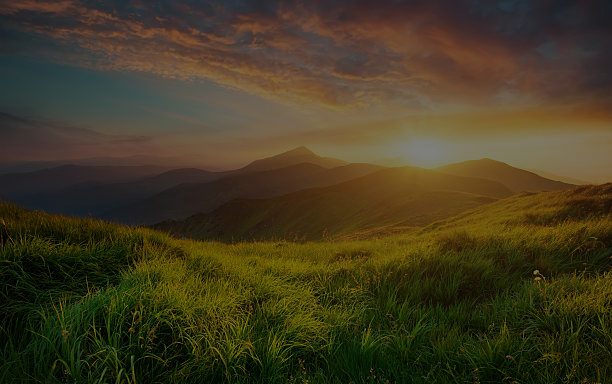
#> input picture Q6_bit-planeslicing/low_light.jpg, 612 x 384 px
$ python bitplane.py
#> lines starting #> are read from the running program, lines starting #| are printed output that depends on the picture
import numpy as np
from PIL import Image
import os
# Read grayscale images
low_img = np.array(Image.open("low_light.jpg").convert("L"))
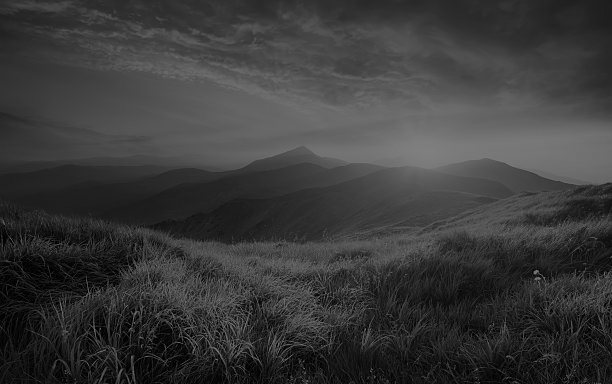
#> low_img: shape (384, 612); min 0, max 127, mean 58.1
brt_img = np.array(Image.open("bright_light.jpg").convert("L"))
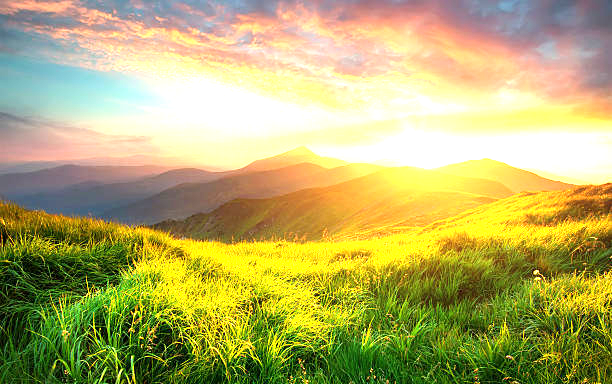
#> input picture Q6_bit-planeslicing/bright_light.jpg, 612 x 384 px
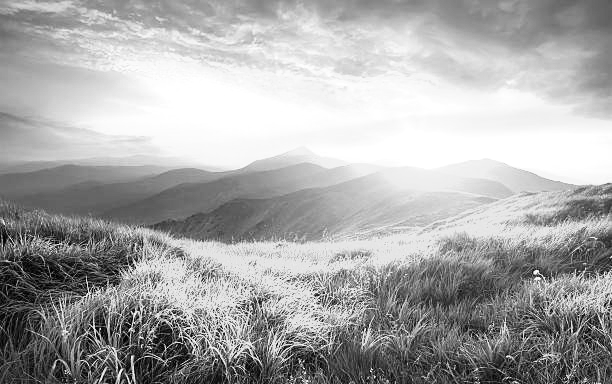
#> brt_img: shape (384, 612); min 0, max 255, mean 168.7
out_dir = "bitplane_results/"
os.makedirs(out_dir, exist_ok=True)
# Function: reconstruct using lowest 3 bit-planes
# keeps bits 0,1,2 → scales back to 0–255 range
def rec_low3(img):
    bits3 = img & 7          # keep only last 3 bits (0–7)
    return (bits3 * 255 // 7).astype(np.uint8)
# ---- Low-light image ----
low_rec = rec_low3(low_img)                                # reconstructed
low_diff = np.abs(low_img - low_rec).astype(np.uint8)    # diff of original-reconstructed using lowest 3 bit-planes for light img
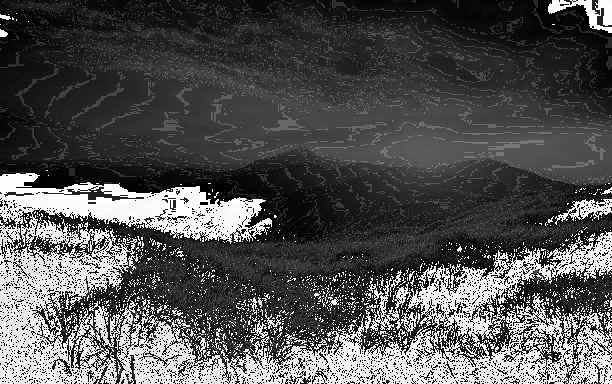
#> low_diff: shape (384, 612); min 0, max 255, mean 82.8
Image.fromarray(low_rec).save(f"{out_dir}/low_reconstructed.png")
Image.fromarray(low_diff).save(f"{out_dir}/low_diff.png")
# ---- Bright-light image ----
brt_rec = rec_low3(brt_img)                                # reconstructed
#> in rec_low3 (call 2), `bits3 = img & 7`:
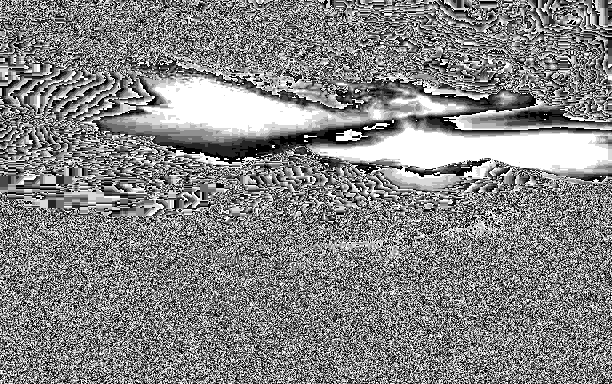
#> bits3: shape (384, 612); min 0, max 7, mean 3.66; drawn with min black and max white
#> in rec_low3 (call 2), `return (bits3 * 255 // 7).astype(np.uint8)`:
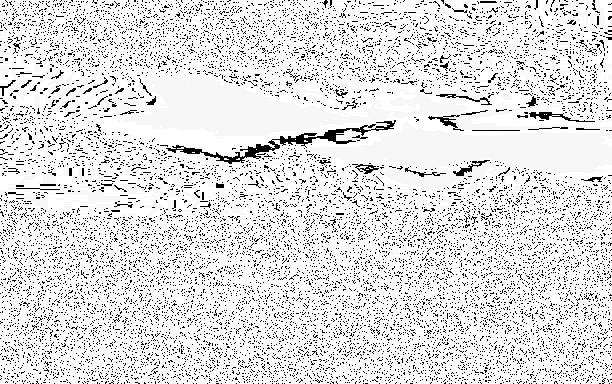
#> returned value: shape (384, 612); min 0, max 36, mean 31.4; drawn with min black and max white
brt_diff = np.abs(brt_img - brt_rec).astype(np.uint8)      # diff of original-reconstructed using lowest 3 bit-planes for bright img
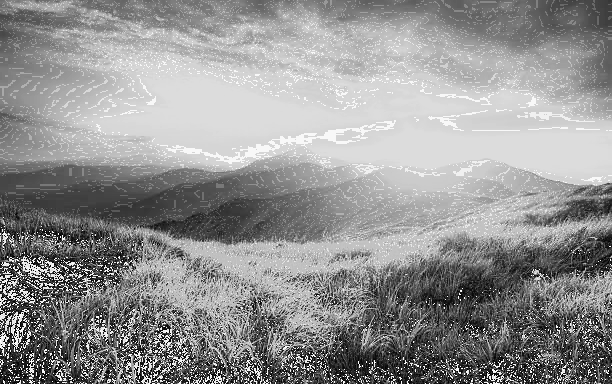
#> brt_diff: shape (384, 612); min 0, max 255, mean 145.6
Image.fromarray(brt_rec).save(f"{out_dir}/bright_reconstructed.png")
Image.fromarray(brt_diff).save(f"{out_dir}/bright_diff.png")
print("Saved: low_reconstructed.png, low_diff.png, bright_reconstructed.png, bright_diff.png")
